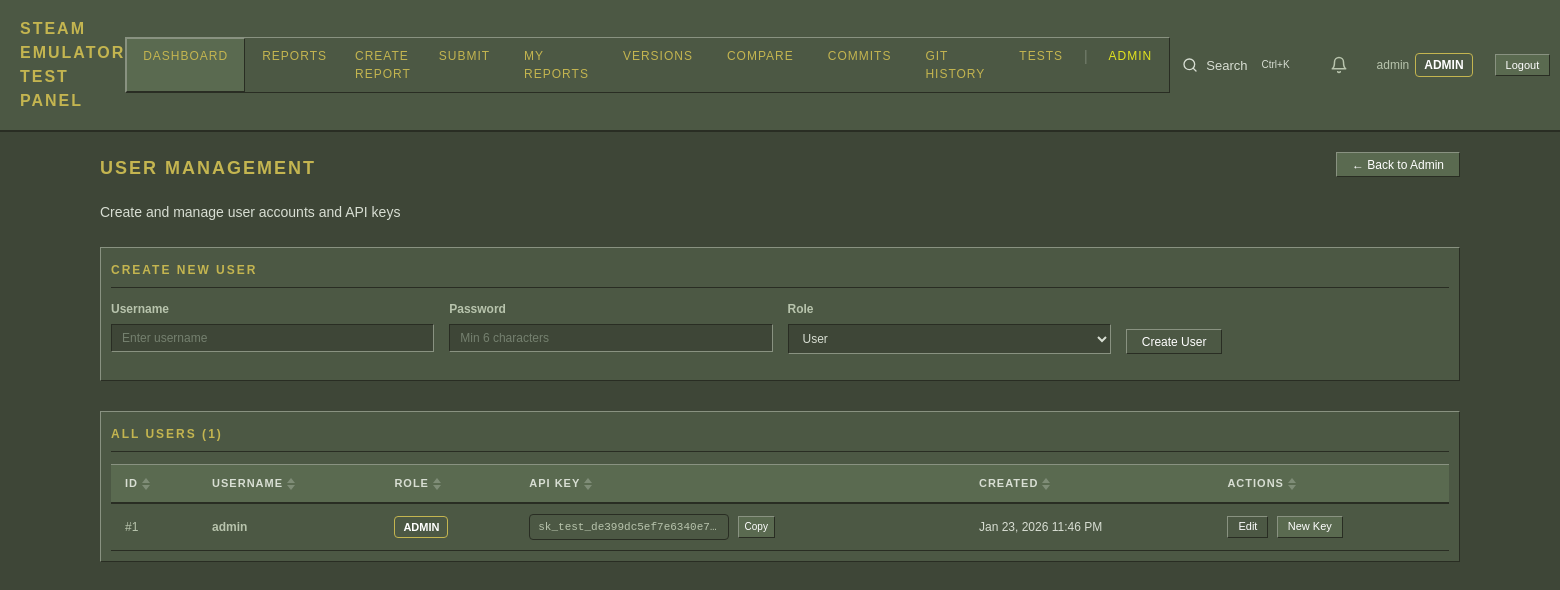
/pages/admin_users.php (signed in), run on the app's committed database.
### tables this page shows
CREATE TABLE IF NOT EXISTS site_settings (
    setting_key VARCHAR(100) NOT NULL PRIMARY KEY,
    setting_value TEXT,
    setting_type ENUM('string', 'int', 'bool', 'json') NOT NULL DEFAULT 'string',
    description VARCHAR(255) DEFAULT NULL,
    updated_at DATETIME NOT NULL DEFAULT CURRENT_TIMESTAMP ON UPDATE CURRENT_TIMESTAMP
);

CREATE TABLE IF NOT EXISTS users (
    id INT AUTO_INCREMENT PRIMARY KEY,
    username VARCHAR(100) NOT NULL UNIQUE,
    password VARCHAR(255) NOT NULL,
    role ENUM('admin', 'user') NOT NULL DEFAULT 'user',
    api_key VARCHAR(64) NOT NULL UNIQUE,
    created_at DATETIME NOT NULL DEFAULT CURRENT_TIMESTAMP,
    INDEX idx_username (username),
    INDEX idx_api_key (api_key)
);

### includes/db.php (called while the page is built, shortened)
<?php
class Database {
    private static $instance = null;
    private $pdo;
    private function __construct() {
        $port = defined('DB_PORT') ? DB_PORT : '3306';
        $dsn = "mysql:host=" . DB_HOST . ";port=" . $port . ";dbname=" . DB_NAME . ";charset=" . DB_CHARSET;
        $options = [
            PDO::ATTR_ERRMODE => PDO::ERRMODE_EXCEPTION,
            PDO::ATTR_DEFAULT_FETCH_MODE => PDO::FETCH_ASSOC,
            PDO::ATTR_EMULATE_PREPARES => false,
        ];
        try {
            $this->pdo = new PDO($dsn, DB_USER, DB_PASS, $options);
        } catch (PDOException $e) {
            throw new Exception("Database connection failed: " . $e->getMessage());
        }
    }
    public static function getInstance() {
        if (self::$instance === null) {
            self::$instance = new self();
        }
        return self::$instance;
    }
    public function getUsers() {
        $stmt = $this->pdo->query("SELECT * FROM users ORDER BY created_at DESC");
        return $stmt->fetchAll();
    }
    public function hasSettingsTable() {
        try {
            $stmt = $this->pdo->query("SELECT 1 FROM site_settings LIMIT 1");
            return true;
        } catch (PDOException $e) {
            return false;
        }
    }
    public function getSetting($key, $default = null) {
        if (!$this->hasSettingsTable()) {
            return $default;
        }
        $stmt = $this->pdo->prepare("SELECT setting_value, setting_type FROM site_settings WHERE setting_key = ?");
        $stmt->execute([$key]);
        $result = $stmt->fetch();
        switch ($result['setting_type']) {
            default:
                return $result['setting_value'];
        }
    }
    public function getSiteTitle() {
        return $this->getSetting('site_title', PANEL_NAME);
    }
}

### includes/functions.php (called while the page is built, shortened)
<?php
function formatDate($datetime) {
    $date = new DateTime($datetime);
    return $date->format('M j, Y g:i A');
}
function e($string) {
    return htmlspecialchars($string ?? '', ENT_QUOTES, 'UTF-8');
}
function getCurrentPage() {
    return $_GET['page'] ?? 'dashboard';
}
function getSiteTitle() {
    static $siteTitle = null;
    if ($siteTitle === null) {
        try {
            $db = Database::getInstance();
            $siteTitle = $db->getSiteTitle();
        } catch (Exception $e) {
            $siteTitle = PANEL_NAME;
        }
    }
    return $siteTitle;
}

### auth.php (called while the page is built, shortened)
<?php
require_once __DIR__ . '/includes/db.php';
function isAdmin() {
    $user = getCurrentUser();
    return $user && $user['role'] === 'admin';
}
function getCurrentUser() {
    return $_SESSION['user'] ?? null;
}

### pages/admin_users.php (the view, shortened to what this page needs)
<?php
require_once __DIR__ . '/../includes/header.php';
require_once __DIR__ . '/../includes/db.php';
$db = Database::getInstance();
$users = $db->getUsers();
?>
<div class="report-header">
    <div>
        <h1 class="page-title">User Management</h1>
        <p style="color: var(--text-muted);">Create and manage user accounts and API keys</p>
    </div>
    <a href="?page=admin" class="btn btn-secondary">&larr; Back to Admin</a>
</div>
<div class="card" style="margin-bottom: 30px;">
    <h3 class="card-title">Create New User</h3>
    <form method="POST" class="create-user-form">
        <div class="form-row">
            <div class="form-group">
                <label>Username</label>
                <input type="text" name="username" required minlength="3" pattern="[a-zA-Z0-9_]+"
                       placeholder="Enter username" title="Letters, numbers, and underscores only">
            </div>
            <div class="form-group">
                <label>Password</label>
                <input type="password" name="password" required minlength="6"
                       placeholder="Min 6 characters">
            </div>
            <div class="form-group">
                <label>Role</label>
                <select name="role">
                    <option value="user">User</option>
                </select>
            </div>
            <div class="form-group" style="align-self: flex-end;">
                <button type="submit" class="btn">Create User</button>
            </div>
        </div>
    </form>
</div>
<div class="card">
    <h3 class="card-title">All Users (<?= count($users) ?>)</h3>
    <div class="table-container">
        <table class="sortable">
            <thead>
                <tr>
                    <th>ID</th>
                    <th>Username</th>
                    <th>Role</th>
                    <th>API Key</th>
                    <th>Created</th>
                    <th>Actions</th>
                </tr>
            </thead>
            <tbody>
                <?php foreach ($users as $u): ?>
                    <tr>
                        <td>#<?= $u['id'] ?></td>
                        <td style="font-weight: 600;"><?= e($u['username']) ?></td>
                        <td>
                            <span class="role-badge <?= $u['role'] ?>"><?= e(ucfirst($u['role'])) ?></span>
                        </td>
                        <td>
                            <code class="api-key" id="key-<?= $u['id'] ?>"><?= e($u['api_key']) ?></code>
                            <button type="button" class="btn btn-sm btn-secondary copy-btn"
                                    onclick="copyToClipboard('key-<?= $u['id'] ?>')" title="Copy to clipboard">
                                Copy
                            </button>
                        </td>
                        <td style="color: var(--text-muted);"><?= formatDate($u['created_at']) ?></td>
                        <td class="actions-cell">
                            <button type="button" class="btn btn-sm" onclick="showEditModal('<?= e($u['username']) ?>', '<?= e($u['role']) ?>')">
                                Edit
                            </button>
                            <form method="POST" style="display: inline;" onsubmit="return confirm('Regenerate API key for <?= e($u['username']) ?>? The old key will stop working.');">
                                <button type="submit" class="btn btn-sm btn-secondary">New Key</button>
                            </form>
                        </td>
                    </tr>
                <?php endforeach; ?>
            </tbody>
        </table>
    </div>
</div>
<?php require_once __DIR__ . '/../includes/footer.php'; ?>

### includes/header.php (shortened to what this page needs)
<?php
require_once __DIR__ . '/../auth.php';
require_once __DIR__ . '/functions.php';
require_once __DIR__ . '/db.php';
$currentPage = getCurrentPage();
$user = getCurrentUser();
$siteTitle = getSiteTitle();
?>
<!DOCTYPE html>
<html lang="en">
<head>
    <link rel="stylesheet" href="assets/css/style.css">
</head>
<body>
    <header class="header">
        <div class="container">
            <div class="header-inner">
                <a href="?page=dashboard" class="logo"><?= e($siteTitle) ?></a>
                <nav class="nav">
                    <a href="?page=dashboard" class="<?= $currentPage === 'dashboard' ? 'active' : '' ?>">Dashboard</a>
                    <a href="?page=reports" class="<?= $currentPage === 'reports' ? 'active' : '' ?>">Reports</a>
                    <a href="?page=create_report" class="<?= $currentPage === 'create_report' ? 'active' : '' ?>">Create Report</a>
                    <a href="?page=submit" class="<?= $currentPage === 'submit' ? 'active' : '' ?>">Submit</a>
                    <a href="?page=my_reports" class="<?= $currentPage === 'my_reports' ? 'active' : '' ?>">My Reports</a>
                    <a href="?page=versions" class="<?= $currentPage === 'versions' ? 'active' : '' ?>">Versions</a>
                    <a href="?page=compare_versions" class="<?= $currentPage === 'compare_versions' ? 'active' : '' ?>">Compare</a>
                    <a href="?page=repo_revisions" class="<?= $currentPage === 'repo_revisions' ? 'active' : '' ?>">Commits</a>
                    <a href="?page=git_revisions" class="<?= in_array($currentPage, ['git_revisions', 'git_revision_detail']) ? 'active' : '' ?>">Git History</a>
                    <a href="?page=tests" class="<?= $currentPage === 'tests' ? 'active' : '' ?>">Tests</a>
                    <?php if (isAdmin()): ?>
                        <span class="nav-divider">|</span>
                        <a href="?page=admin" class="<?= in_array($currentPage, ['admin', 'admin_users', 'admin_reports']) ? 'active' : '' ?> admin-link">Admin</a>
                    <?php endif; ?>
                </nav>
                <div class="global-search">
                    <button type="button" class="search-toggle" onclick="openGlobalSearch()" title="Search (Ctrl+K)">
                        <svg xmlns="http://www.w3.org/2000/svg" width="16" height="16" viewBox="0 0 24 24" fill="none" stroke="currentColor" stroke-width="2" stroke-linecap="round" stroke-linejoin="round">
                            <circle cx="11" cy="11" r="8"/><path d="m21 21-4.35-4.35"/>
                        </svg>
                        <span>Search</span>
                        <kbd>Ctrl+K</kbd>
                    </button>
                </div>
                <div class="user-info">
                    <a href="?page=notifications" class="notification-bell" title="Notifications">
                        <svg xmlns="http://www.w3.org/2000/svg" width="18" height="18" viewBox="0 0 24 24" fill="none" stroke="currentColor" stroke-width="2" stroke-linecap="round" stroke-linejoin="round">
                            <path d="M18 8A6 6 0 0 0 6 8c0 7-3 9-3 9h18s-3-2-3-9"/>
                            <path d="M13.73 21a2 2 0 0 1-3.46 0"/>
                        </svg>
                    </a>
                    <a href="?page=profile" class="user-link">
                        <span><?= e($user['username']) ?></span>
                        <?php if (isset($user['role'])): ?>
                            <span class="role-badge <?= $user['role'] ?>"><?= e(ucfirst($user['role'])) ?></span>
                        <?php endif; ?>
                    </a>
                    <a href="logout.php" class="btn btn-sm btn-secondary">Logout</a>
                </div>
            </div>
        </div>
    </header>
    <main class="main">
        <div class="container">

### pages/admin_users.php (style rules this page uses)
.create-user-form .form-row { display: flex; gap: 15px; flex-wrap: wrap; align-items: flex-start; }
.create-user-form .form-group { flex: 1; min-width: 150px; }
.api-key { font-family: monospace; font-size: 11px; background: var(--bg-dark); padding: 4px 8px; border-radius: 4px; max-width: 200px; overflow: hidden; text-overflow: ellipsis; white-space: nowrap; display: inline-block; vertical-align: middle; }
.copy-btn { margin-left: 5px; font-size: 10px; padding: 2px 6px; }
.actions-cell { white-space: nowrap; }
.actions-cell form { margin-left: 5px; }
.role-badge { display: inline-block; padding: 2px 8px; border-radius: 4px; font-size: 11px; font-weight: 600; text-transform: uppercase; }
.role-badge.admin { background: var(--primary); color: #fff; }

### data on the page
site_settings: setting_value "STEAM EMULATOR TEST PANEL"
users: id "1", username "admin", role "ADMIN", api_key "sk_test_de399dc5ef7e6340e7…", created_at "Jan 23, 2026 11:46 PM"

### other printed values
$user['username'] "admin"
$user['role'] "ADMIN"
count($users) "1"
